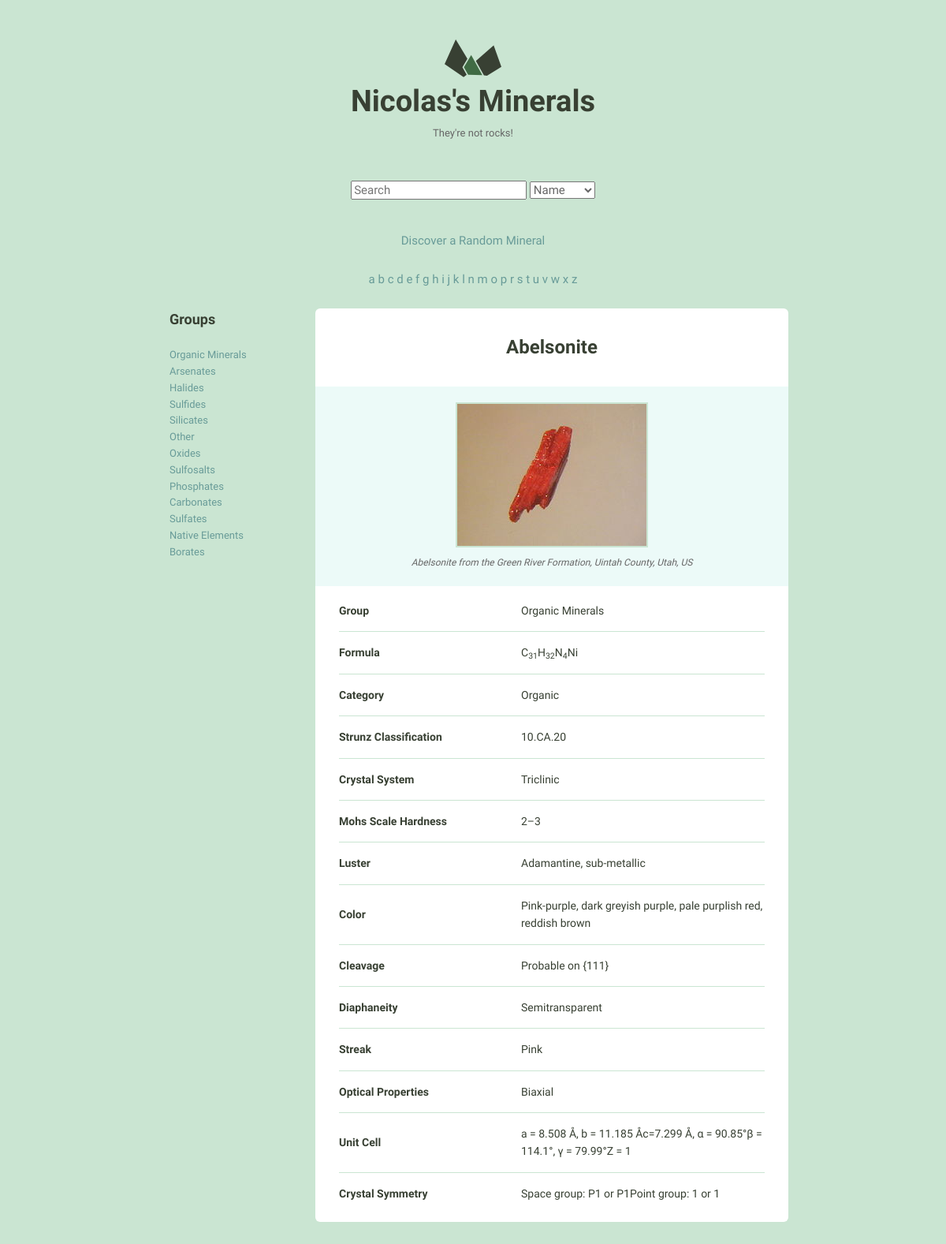
The page /detail/2/ on the database its author committed.
### minerals_catalog/models.py (models this page shows, shortened)
class Mineral(models.Model):
    name = models.CharField(max_length=255)
    image_filename = models.CharField(max_length=255, null=True)
    image_caption = models.CharField(max_length=255, null=True)
    category = models.CharField(max_length=255, null=True)
    formula = models.CharField(max_length=255, null=True)
    strunz_classification = models.CharField(max_length=255, null=True)
    crystal_system = models.CharField(max_length=255, null=True)
    unit_cell = models.CharField(max_length=255, null=True)
    color = models.CharField(max_length=255, null=True)
    crystal_symmetry = models.CharField(max_length=255, null=True)
    cleavage = models.CharField(max_length=255, null=True)
    mohs_scale_hardness = models.CharField(max_length=255, null=True)
    luster = models.CharField(max_length=255, null=True)
    streak = models.CharField(max_length=255, null=True)
    diaphaneity = models.CharField(max_length=255, null=True)
    optical_properties = models.CharField(max_length=255, null=True)
    refractive_index = models.CharField(max_length=255, null=True)
    crystal_habit = models.CharField(max_length=255, null=True)
    specific_gravity = models.CharField(max_length=255, null=True)
    group = models.CharField(max_length=255, null=True)
    def attributes_sorted_most_common(self):
        attributes_occurences_counted = defaultdict(int)
        excluded_fields = ["id", "name",  "image_filename",  "image_caption"]
        minerals = Mineral.objects.all()
        for mineral in minerals:
            for field in Mineral._meta.get_fields():
                if field.name not in excluded_fields and \
                        getattr(mineral, field.name):
                    attributes_occurences_counted[field.name] += 1
        attributes_sorted = sorted(attributes_occurences_counted, key=attributes_occurences_counted.get, reverse=True)
        most_common_attributes = []
        for attribute in attributes_sorted:
            key = self._meta.get_field(attribute).verbose_name
            value = getattr(self, attribute)
            if value :
                most_common_attributes.append({"key": key, "value": value})
        return most_common_attributes

### minerals_catalog/views.py (the view)
# urls.py: url(r"^detail/(?P<pk>\d+)/$", views.mineral_detail, name="detail"),
def mineral_detail(request, pk):
    """The attributes are displayed starting with the most commons"""
    mineral = get_object_or_404(Mineral, pk=pk)
    random_mineral()
    attributes_sorted_most_common = mineral.attributes_sorted_most_common()
    return render(request, "minerals_catalog/detail.html", {'mineral': mineral, "random_mineral": random_mineral,
                                                            "alphabet_list": setup_alphabet_list(),
                                                            "group_list": setup_group_list(),
                                                            "attributes": attributes_sorted_most_common})

### minerals_catalog/templatetags/minerals_catalog_tags.py (called while the page is built)
@register.filter
def human_read(value):
    return value.replace("_"," ")

### minerals_catalog/views.py (called while the page is built)
def random_mineral():
    all_minerals = Mineral.objects.all()
    return random.choice(all_minerals)

def setup_group_list():
    all_minerals = Mineral.objects.all()
    group_list = []
    for each in all_minerals:
        if each.group.replace(" ", "_") not in group_list:
            group_list.append(each.group.replace(" ", "_"))
    return group_list

def setup_alphabet_list():
    all_minerals = Mineral.objects.all()
    alphabet_list = []
    for each in all_minerals:
        if each.name[0].lower() not in alphabet_list:
            alphabet_list += each.name[0].lower()
    return alphabet_list

### minerals_catalog/templates/minerals_catalog/detail.html (shortened to what this page needs)
{% extends "layout.html" %}
{% load static from staticfiles %}
{% block content %}
    <div class="grid-75 mineral__container">
      <h1 class="mineral__name">{{ mineral.name|title }}</h1>
      <div class="mineral__image-bg">
        <img class="mineral__image" src="{% static "images"%}/{{ mineral.image_filename }}">
        <p class="mineral__caption">{{ mineral.image_caption }}</p>
      </div>
      <div class="mineral__table-container">
        <table class="mineral__table">
            {% for attribute in attributes %}
                <tr>
                    <td class="mineral__category">{{ attribute.key|title }}</td>
                    <td>{{ attribute.value|safe }}</td>
                </tr>
            {% endfor %}
        </table>
      </div>
    </div>
{% endblock %}

### minerals_catalog/templates/layout.html (shortened to what this page needs)
{% load minerals_catalog_tags %}
{% load static from staticfiles %}
<!DOCTYPE html>
<html lang="en">
<head>
  <link rel="stylesheet" href="{% static "css/global.css" %}">
  <link rel="stylesheet" href="{% static "css/animate.css" %}">
</head>
<body>
  <div class="bounds">
      <a href={% url "home" %} class="grid-100">
      </a>
      <h1 class="logo__name text-centered">Nicolas's Minerals</h1></a>
      <p class="logo__text text-centered">They're not rocks!</p>
      <div class="text-centered spaced-div">
      <form action="{% url "search" %}">
        <input type="search" placeholder="Search" name="q">
        <select name="scope">
            <option value="name_search">Name</option>
        </select>
      </form>
  </div>
  <div class="random text-centered animated bounce spaced-div">
  <a href="{% url "detail" pk=random_mineral.pk %}">Discover a Random Mineral</a>
  </div>
  <div class="text-centered spaced-div">
    {% for letter in alphabet_list %}
        {% if letter == selected_letter %}
            <b>{{ letter }}</b>
        {% else %}
            <a href="{% url "alphabetically_filtered_list_view" selected_letter=letter.lower %}"> {{ letter }} </a>
        {% endif %}
    {% endfor %}
   </div>
  <div class="grid-25 groups">
      <h3>Groups</h3>
      {% for group in group_list %}
        {% if group == selected_group %}
            <b>{{ group | human_read}}<br></b>
        {% else %}
            <a href="{% url "group_filtered_list_view" selected_group=group %}"> {{ group | human_read }}<br></a>
        {% endif %}
      {% endfor %}
  </div>
   {% block content %}{% endblock %}
  </div>
</body>
</html>

### minerals_catalog/static/css/global.css (style rules this page uses)
html { font-family: sans-serif; -ms-text-size-adjust: 100%; -webkit-text-size-adjust: 100%; }
body { margin: 0; }
a { background-color: transparent; }
h1 { font-size: 2em; margin: 0.67em 0; }
sub { font-size: 75%; line-height: 0; position: relative; vertical-align: baseline; bottom: -0.25em; }
img { border: 0; }
svg:not(:root) { overflow: hidden; }
input { color: inherit; font: inherit; margin: 0; }
select { color: inherit; font: inherit; margin: 0; }
input { line-height: normal; }
input[type="search"] { -webkit-appearance: textfield; -moz-box-sizing: content-box; -webkit-box-sizing: content-box; box-sizing: content-box; }
table { border-collapse: collapse; border-spacing: 0; }
td, th { padding: 0; }
html { font-size: 62.5%; }
body { background-color: #CAE5D2; font-size: 1.5em; line-height: 1.6; font-weight: 400; font-family: "Cousine"; color: #666; }
.bounds { max-width: 800px; margin: 0 auto; padding: 50px 0 150px; overflow: hidden; }
.grid, .grid-5, .grid-10, .grid-15, .grid-20, .grid-25, .grid-30, .grid-33, .grid-35, .grid-40, .grid-45, .grid-50, .grid-55, .grid-60, .grid-65, .grid-66, .grid-70, .grid-75, .grid-80, .grid-90, .grid-95, .grid-100 { float: left; box-sizing: border-box; position: relative; }
.grid-25 { width: 25%; padding: 0 15px; }
.grid-75 { width: 75%; padding: 0 15px; }
.grid-100 { width: 100%; padding: 0 15px; }
h1, h2, h3, h4, h5, h6 { margin-top: 0; margin-bottom: 2rem; font-weight: bold; font-family: "Work Sans", sans-serif; color: #384033; }
h1 { font-size: 3.8rem; }
h3 { font-size: 1.8rem; }
@media (min-width: 550px) { h1 { font-size: 3.8rem; } }
@media (min-width: 550px) { h3 { font-size: 1.8rem; } }
p { margin-top: 0; font-size: 1.6rem; }
a { color: #689b98; text-decoration: none; -webkit-transition: color 0.2s; -moz-transition: color 0.2s; -ms-transition: color 0.2s; -o-transition: color 0.2s; transition: color 0.2s; }
th, td { padding: 15px; text-align: left; border-bottom: 1px solid #e1e1e1; }
th:first-child, td:first-child { padding-left: 0; }
th:last-child, td:last-child { padding-right: 0; }
input { margin-bottom: 1.5rem; }
table, p, ul { margin-bottom: 2.5rem; }
.text-centered { text-align: center; }
.spaced-div { margin-bottom: 2.5rem; }
.groups { font-size: 1.3rem; }
.logo { display: block; fill: #384033; position: relative; margin: 0 auto; width: 72px; }
.logo__name { margin-bottom: 0; }
.logo__text { margin-bottom: 50px; font-size: 13px; }
.mineral__container { background-color: #fff; border-radius: 6px; list-style: none; padding: 0; text-align: center; }
.mineral__name { display: block; width: 100%; margin: 0; font-size: 24px; padding: 30px 0 30px 0; }
.mineral__image { display: block; margin: 0 auto; border: solid 2px #CAE5D2; }
.mineral__image-bg { background-color: #ecfaf8; padding: 20px 0; }
.mineral__caption { font-size: 12px; font-style: italic; padding: 10px 0 0 0; margin: 0; }
.mineral__table { font-size: 14px; color: #384033; }
.mineral__table td { border-color: #CAE5D2; }
.mineral__table tr:last-of-type td { border-bottom: none; padding-bottom: 0; }
.mineral__table-container { padding: 5px 30px 0; }
.mineral__category { font-weight: bold; width: 40%; }

### rows shown on the page
Mineral: group "Arsenates"
Mineral: group "Halides"
Mineral: group "Sulfides"
Mineral: group "Silicates"
Mineral: group "Other"
Mineral: group "Oxides"
Mineral: group "Sulfosalts"
Mineral: group "Phosphates"
Mineral: group "Carbonates"
Mineral: group "Sulfates"
Mineral: group "Borates"
Mineral: name "Abelsonite", image_filename (picture), image_caption "Abelsonite from the Green River Formation, Uintah County, Utah, US", value "Organic Minerals" "C 31 H 32 N 4 Ni" "Organic" "10.CA.20" "Triclinic" "2–3" "Adamantine, sub-metallic" "Pink-purple, dark greyish purple, pale purplish red, reddish brown" "Probable on {111}" "Semitransparent" "Pink" "Biaxial" "a = 8.508 Å, b = 11.185 Åc=7.299 Å, α = 90.85°β = 114.1°, γ = 79.99°Z = 1" "Space group: P1 or P1Point group: 1 or 1"

### other values the page prints
{{ letter }} "a" "b" "c" "d" "e" "f" "g" "h" "i" "j" "k" "l" "n" "m" "o" "p" "r" "s" "t" "u" "v" "w" "x" "z"
{{ group | human_read }} "Organic Minerals" "Native Elements"
{{ attribute.key|title }} "Group" "Formula" "Category" "Strunz Classification" "Crystal System" "Mohs Scale Hardness" "Luster" "Color" "Cleavage" "Diaphaneity" "Streak" "Optical Properties" "Unit Cell" "Crystal Symmetry"
